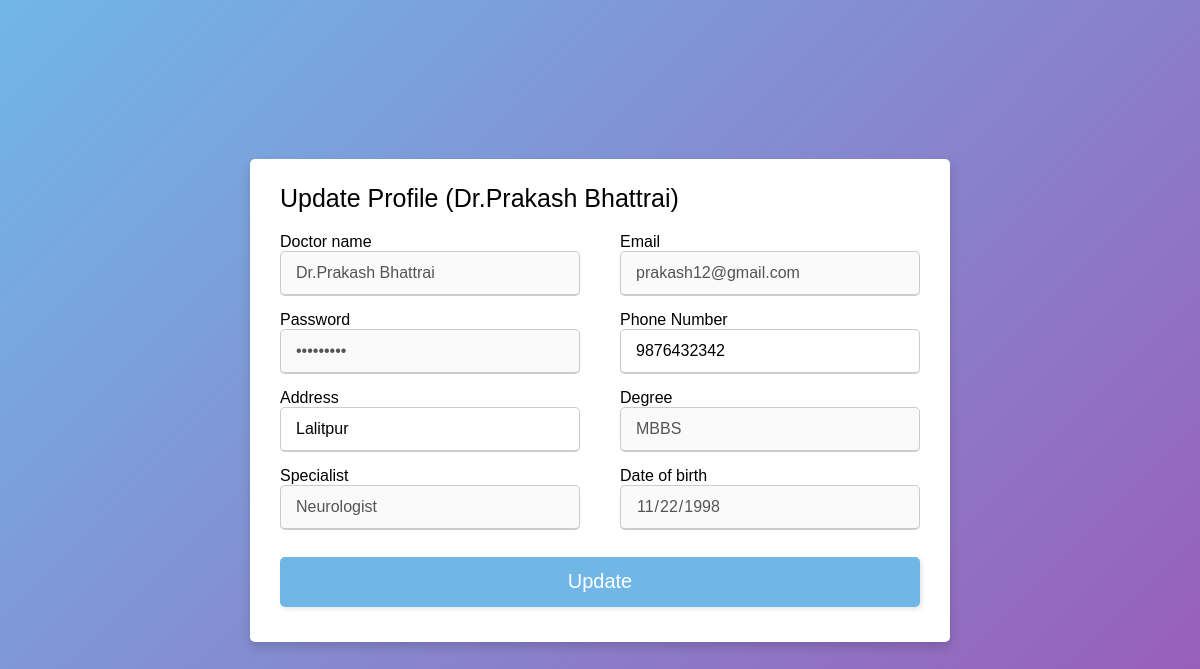
/update_doctor.php?id=2, run on the app's committed database.
### tables this page shows
CREATE TABLE `doctor` (
  `id` int(5) NOT NULL,
  `doctorname` varchar(30) NOT NULL,
  `email` varchar(30) NOT NULL,
  `password` varchar(30) NOT NULL,
  `phone` varchar(10) NOT NULL,
  `address` varchar(20) NOT NULL,
  `degree` varchar(20) NOT NULL,
  `specialist` varchar(40) NOT NULL,
  `dateOfBirth` date NOT NULL,
  `gender` enum('male','female','other') NOT NULL
);

### update_doctor.php (the view, shortened to what this page needs)
<!DOCTYPE html>
<head>
  <link rel="stylesheet" href="register.css">
</head>
<body>
<?php
     include 'connect.php';
$id = $_GET['id'];
$selectquery = "select * from doctor where id = $id ";
$query = mysqli_query($con, $selectquery);
$result = mysqli_fetch_assoc($query);
?>
  <div class="container">
    <div class="title">Update Profile
    (<?php echo $result['doctorname']; ?>)
    </div>
    <div class="content">
    <form id="form1" action="" method="post">
        <div class="user-details">
          <?php
          include 'connect.php';
          $id = $_GET['id'];
          $selectquery = "select * from doctor where id = $id ";
          $query = mysqli_query($con, $selectquery);
          $result = mysqli_fetch_assoc($query);
          ?>
          <div class="input-box">
            <label for="userName" class="details">Doctor name</label>
            <input type="text" id="txtUserName" class="form-control" placeholder="Enter your username" name="userName" value="<?php echo $result['doctorname']; ?>" disabled>
          </div>
          <div class="input-box">
            <label for="email" class="details">Email</label>
            <input type="email" id="txtEmail" class="form-control" placeholder="Enter your email" name="email" value="<?php echo $result['email']; ?>" disabled>
          </div>
          <div class="input-box">
            <label for="password" class="details">Password</label>
            <input type="password" id="txtPassword" class="form-control" placeholder="Enter your password" name="password" value="<?php echo $result['password']; ?>" disabled>
          </div>
          <div class="input-box">
            <label for="phone" class="details">Phone Number</label>
            <input type="phone" id="txtPhone" class="form-control" placeholder="Enter your phone number" name="phone" value="<?php echo $result['phone']; ?>">
          </div>
          <div class="input-box">
            <label for="address" class="details">Address</label>
            <input type="text" id="txtAddress" class="form-control" placeholder="Enter your address" name="address" value="<?php echo $result['address']; ?>">
          </div>
          <div class="input-box">
            <label for="degree" class="details">Degree</label>
            <input type="text" id="txtDegree" class="form-control" placeholder="Enter your degree" name="degree" value="<?php echo $result['degree']; ?>" disabled>
        </div>
        <div class="input-box">
            <label for="speciality" class="details">Specialist</label>
            <input type="text" id="txtSpecialist" class="form-control" placeholder="Enter your speciality" name="speciality" value="<?php echo $result['specialist']; ?>" disabled>
        </div>
          <div class="input-box">
            <label for="dateOfBirth" class="details">Date of birth</label>
            <input type="date" id="txtDateOfBirth" class="form-control" placeholder="mm / dd / yyyy" name="dateOfBirth" value="<?php echo $result['dateOfBirth']; ?>" disabled>
          </div>
        </div>
        <div class="input-box button">
          <button type="submit" class="btn btn-primary" name="submit">Update</button>
        </div>
    </div>
  </div>
</body>
</html>

### register.css (style rules this page uses)
* { margin: 0; padding: 0; box-sizing: border-box; font-family: 'Poppins',sans-serif; }
body { height: 100vh; display: flex; justify-content: center; align-items: center; padding: 10px; background: linear-gradient(135deg, #71b7e6, #9b59b6); }
.container { max-width: 700px; width: 100%; background-color: #fff; padding: 25px 30px; border-radius: 5px; box-shadow: 0 5px 10px rgba(0,0,0,0.15); }
.container .title { font-size: 25px; font-weight: 500; position: relative; }
.content form .user-details { display: flex; flex-wrap: wrap; justify-content: space-between; margin: 20px 0 12px 0; }
form .user-details .input-box { margin-bottom: 15px; width: calc(100% / 2 - 20px); }
.user-details .input-box input { height: 45px; width: 100%; outline: none; font-size: 16px; border-radius: 5px; padding-left: 15px; border: 1px solid #ccc; border-bottom-width: 2px; transition: all 0.3s ease; }
form button { height: 50px; width: 100%; color: #fff; background: #71b7e6; border-radius: 5px; border: none; font-size: 20px; margin-bottom: 10px; cursor: pointer; box-shadow: 2px 2px 4px rgba(0,0,0,0.1); transition: all 0.1s ease; }

### data on the page
doctor: doctorname "Dr.Prakash Bhattrai", userName "Dr.Prakash Bhattrai", email "prakash12@gmail.com", phone "9876432342", address "Lalitpur", degree "MBBS", speciality "Neurologist", dateOfBirth "11/22/1998"
